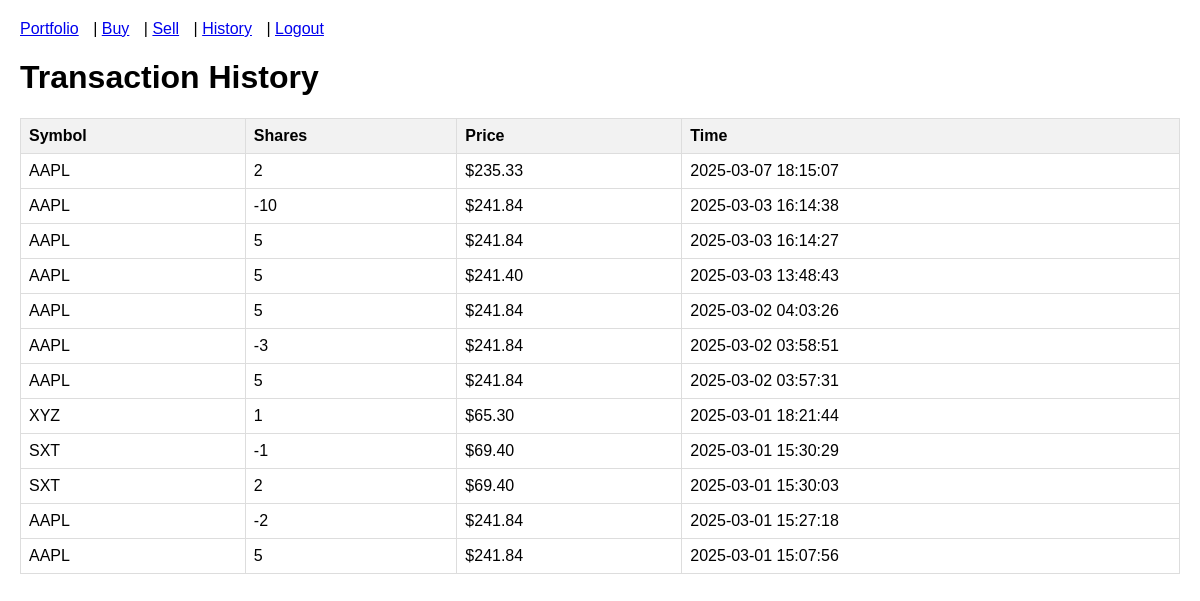
Screenshot of /history (signed in) with the database file from the repository.
### tables this page shows
CREATE TABLE transactions (id INTEGER PRIMARY KEY AUTOINCREMENT, user_id INTEGER, symbol TEXT NOT NULL, shares INTEGER NOT NULL, price REAL NOT NULL, timestamp DATETIME DEFAULT CURRENT_TIMESTAMP, FOREIGN KEY (user_id) REFERENCES users(id));

### app.py (the view)
@app.route("/history")
def history():
    if "user_id" not in session:
        return redirect("/login")
    user_id = session["user_id"]
    transactions = db.execute("SELECT symbol, shares, price, timestamp FROM transactions WHERE user_id = ? ORDER BY timestamp DESC", user_id)
    return render_template("history.html", transactions=transactions)

### app.py (called while the page is built)
@app.template_filter("usd")
def usd(value):
    return f"${value:,.2f}"

### templates/history.html
{% extends "layout.html" %}
{% block main %}
    <h1>Transaction History</h1>
    <table>
        <tr><th>Symbol</th><th>Shares</th><th>Price</th><th>Time</th></tr>
        {% for t in transactions %}
            <tr><td>{{ t.symbol }}</td><td>{{ t.shares }}</td><td>{{ t.price | usd }}</td><td>{{ t.timestamp }}</td></tr>
        {% endfor %}
    </table>
{% endblock %}

### templates/layout.html (shortened to what this page needs)
<!DOCTYPE html>
<html>
<head>
    <link rel="stylesheet" href="{{ url_for('static', filename='style.css') }}">
</head>
<body>
    <nav>
        {% if session.user_id %}
            <a href="/">Portfolio</a> | <a href="/buy">Buy</a> | <a href="/sell">Sell</a> | <a href="/history">History</a> | <a href="/logout">Logout</a>
        {% else %}
            <a href="/login">Login</a> | <a href="/register">Register</a>
        {% endif %}
    </nav>
    <main>
        {% block main %}{% endblock %}
    </main>
</body>
</html>

### static/style.css (style rules this page uses)
body { font-family: Arial, sans-serif; margin: 20px; }
nav { margin-bottom: 20px; }
nav a { margin-right: 10px; }
table { border-collapse: collapse; width: 100%; }
th, td { border: 1px solid #ddd; padding: 8px; text-align: left; }
th { background-color: #f2f2f2; }

### rows the page displays
transactions: symbol "AAPL", shares "2", price "$235.33", timestamp "2025-03-07 18:15:07"
transactions: symbol "AAPL", shares "-10", price "$241.84", timestamp "2025-03-03 16:14:38"
transactions: symbol "AAPL", shares "5", price "$241.84", timestamp "2025-03-03 16:14:27"
transactions: symbol "AAPL", shares "5", price "$241.40", timestamp "2025-03-03 13:48:43"
transactions: symbol "AAPL", shares "5", price "$241.84", timestamp "2025-03-02 04:03:26"
transactions: symbol "AAPL", shares "-3", price "$241.84", timestamp "2025-03-02 03:58:51"
transactions: symbol "AAPL", shares "5", price "$241.84", timestamp "2025-03-02 03:57:31"
transactions: symbol "XYZ", shares "1", price "$65.30", timestamp "2025-03-01 18:21:44"
transactions: symbol "SXT", shares "-1", price "$69.40", timestamp "2025-03-01 15:30:29"
transactions: symbol "SXT", shares "2", price "$69.40", timestamp "2025-03-01 15:30:03"
transactions: symbol "AAPL", shares "-2", price "$241.84", timestamp "2025-03-01 15:27:18"
transactions: symbol "AAPL", shares "5", price "$241.84", timestamp "2025-03-01 15:07:56"
